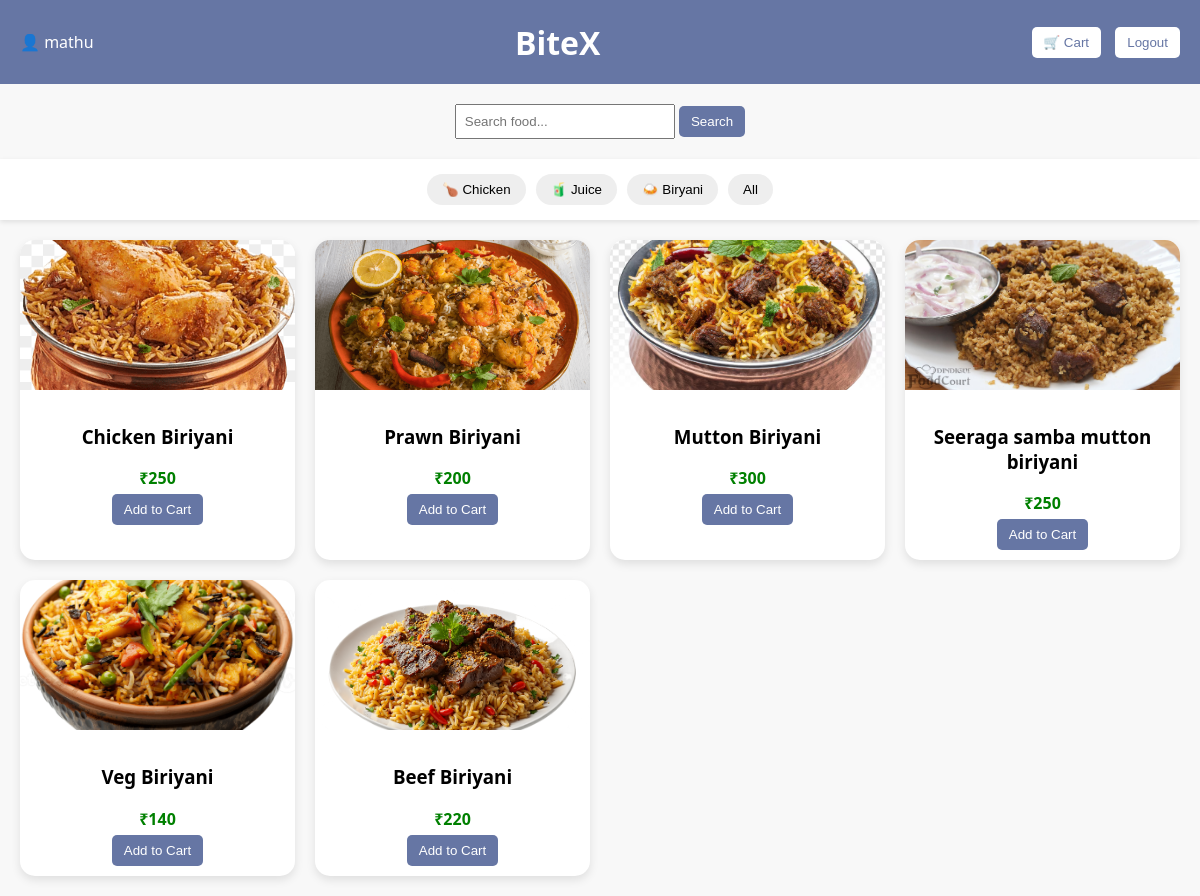
/?category=biryani (signed in), run on the app's committed database.
### main/models.py (models this page shows, shortened)
class Food(models.Model):
    name = models.CharField(max_length=100)
    price = models.IntegerField()
    category = models.CharField(max_length=50, default='general')
    image = models.ImageField(upload_to='food_images/', null=True, blank=True)

### main/views.py (the view)
# urls.py: 2. Add a URL to urlpatterns:  path('', views.home, name='home')
def home(request):
    if not request.user.is_authenticated:
        return redirect('login')
    search = request.GET.get('search')
    category = request.GET.get('category')
    foods = Food.objects.all()
    if search:
        foods = foods.filter(name__icontains=search)
    if category:
        foods = foods.filter(category=category)
    return render(request, 'home.html', {'foods': foods})

### main/templates/home.html (shortened to what this page needs)
<!DOCTYPE html>
<html>
<head>
</head>
<body>
<div class="header">
    <p>👤 {{ request.user.username }}</p>
    <h1>BiteX</h1>
    <div>
        <a href="/cart/"><button class="btn">🛒 Cart</button></a>
        <a href="/logout/"><button class="btn">Logout</button></a>
    </div>
</div>
<div style="text-align:center; margin:20px;">
    <form method="GET">
        <input type="text" name="search" placeholder="Search food..." style="padding:8px; width:200px;">
        <button class="btn">Search</button>
    </form>
</div>
<div class="category">
    <a href="/?category=chicken"><button>🍗 Chicken</button></a>
    <a href="/?category=juice"><button>🧃 Juice</button></a>
    <a href="/?category=biryani"><button>🍛 Biryani</button></a>
    <a href="/"><button>All</button></a>
</div>
<div class="container">
    {% for food in foods %}
    <div class="card">
        {% if food.image %}
        <img src="{{ food.image.url }}">
        {% endif %}
        <div class="card-body">
            <h3>{{ food.name }}</h3>
            <p class="price">₹{{ food.price }}</p>
            <a href="/add/{{ food.id }}/">
                <button class="btn">Add to Cart</button>
            </a>
        </div>
    </div>
    {% endfor %}
</div>
</body>
</html>

### main/templates/home.html (style rules this page uses)
body { font-family: 'Segoe UI', sans-serif; margin: 0; background-color: #f8f8f8; }
.header { background: #6676a4; color: white; padding: 15px 20px; display: flex; justify-content: space-between; align-items: center; }
.header h1 { margin: 0; }
.header .btn { background: white; color: #6676a4; border: none; padding: 8px 12px; border-radius: 5px; cursor: pointer; margin-left: 10px; }
.category { display: flex; justify-content: center; gap: 10px; padding: 15px; background: white; box-shadow: 0 2px 5px rgba(0,0,0,0.1); }
.category a { text-decoration: none; }
.category button { padding: 8px 15px; border: none; border-radius: 20px; background: #eee; cursor: pointer; transition: 0.3s; }
.container { display: grid; grid-template-columns: repeat(auto-fit, minmax(220px, 1fr)); gap: 20px; padding: 20px; }
.card { background: white; border-radius: 15px; overflow: hidden; box-shadow: 0 4px 10px rgba(0,0,0,0.1); transition: transform 0.3s, box-shadow 0.3s; }
.card img { width: 100%; height: 150px; object-fit: cover; }
.card-body { padding: 10px; text-align: center; }
.price { color: green; font-weight: bold; margin: 5px 0; }
.btn { background: #6676a4; color: white; border: none; padding: 8px 12px; border-radius: 5px; cursor: pointer; }

### data on the page
Food: image (picture), name "Chicken Biriyani", price "250"
Food: image (picture), name "Prawn Biriyani", price "200"
Food: image (picture), name "Mutton Biriyani", price "300"
Food: image (placeholder picture), name "Seeraga samba mutton biriyani", price "250"
Food: image (picture), name "Veg Biriyani", price "140"
Food: image (picture), name "Beef Biriyani", price "220"

### other printed values
{{ request.user.username }} "mathu"
